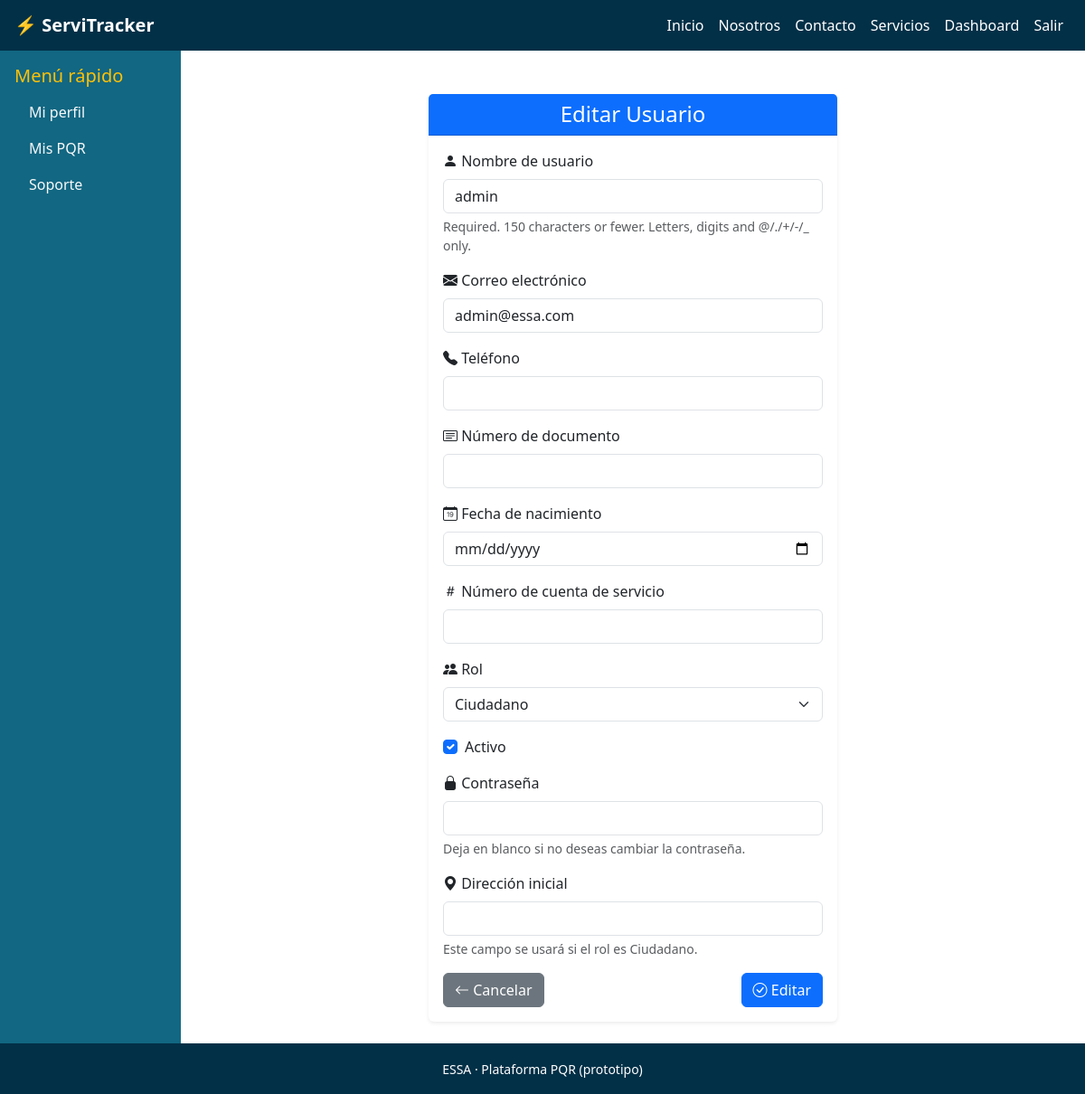
Page /gestion/usuarios/1/editar/ (signed in) on the earlier database version.
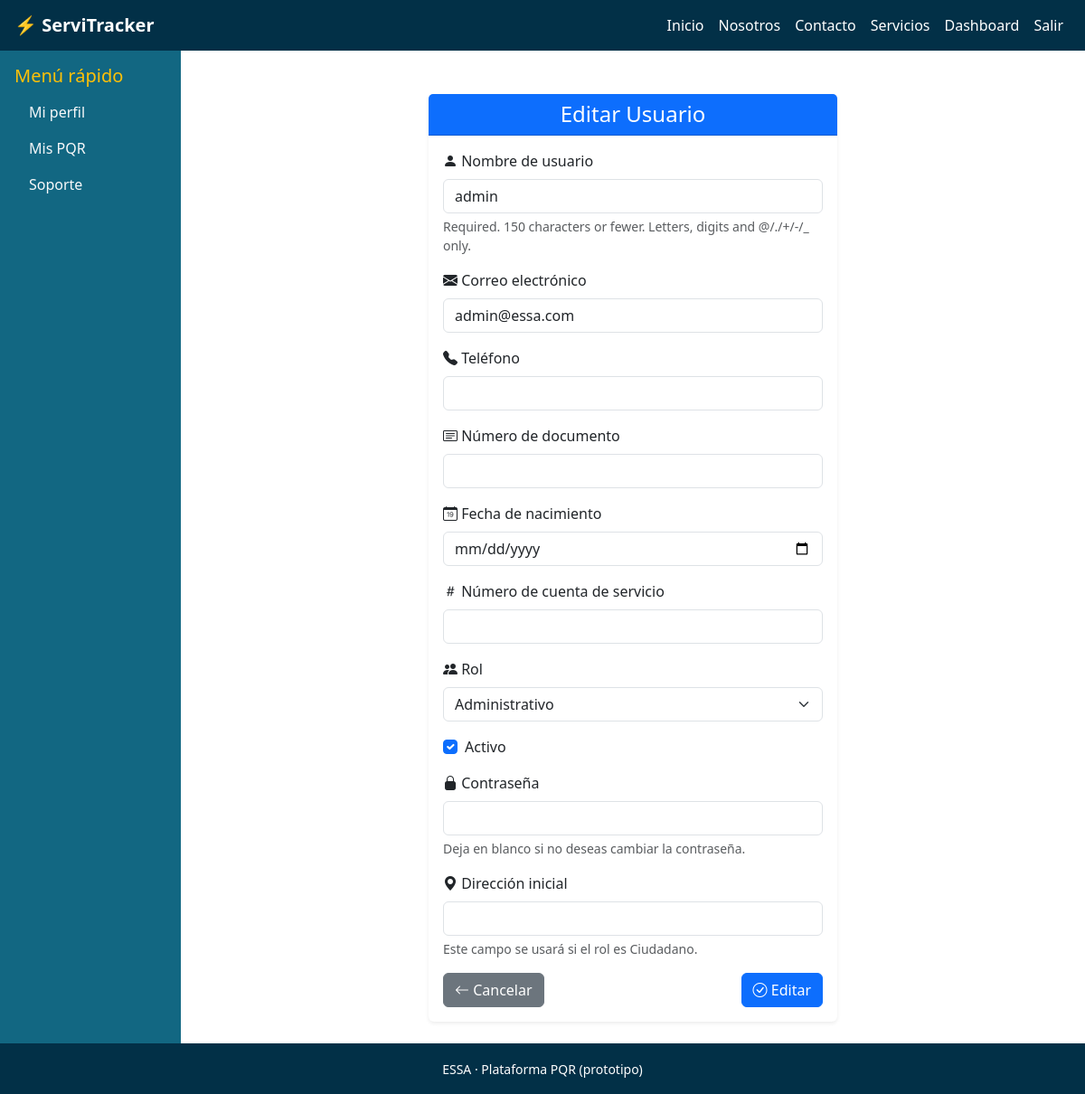
Same page on the later database version.
### core/models.py (models this page shows, shortened)
class Usuario(AbstractUser):
    class Rol(models.TextChoices):
        CIUDADANO = 'ciudadano', 'Ciudadano'
        TECNICO = 'tecnico', 'Técnico'
        ADMINISTRATIVO = 'administrativo', 'Administrativo'
    telefono = models.CharField(max_length=20, blank=True, null=True)
    rol = models.CharField(max_length=20, choices=Rol.choices, default=Rol.CIUDADANO)
    numero_documento = models.CharField(max_length=50, blank=True, null=True)
    fecha_nacimiento = models.DateField(blank=True, null=True)
    numero_cuenta = models.CharField(
        max_length=100,
        blank=True,
        null=True,
        help_text="Número de cuenta de servicio asignado por la empresa"
    )

### core/views.py (the view)
# urls.py: path('gestion/usuarios/<int:usuario_id>/editar/', admin_editar_usuario, name='admin_editar_usuario'),
@login_required
def admin_editar_usuario(request, usuario_id):
    if request.user.rol != 'administrativo' and not request.user.is_superuser:
        return redirect('dashboard')
    usuario = get_object_or_404(Usuario, id=usuario_id)
    if request.method == 'POST':
        form = UsuarioForm(request.POST, instance=usuario)
        if form.is_valid():
            usuario = form.save()
            if usuario.rol == Usuario.Rol.CIUDADANO:
                ciudadano, _ = Ciudadano.objects.get_or_create(usuario=usuario)
                direccion_inicial = form.cleaned_data.get('direccion_inicial')
                if direccion_inicial and not ciudadano.direcciones.exists():
                    Ubicacion.objects.create(
                        ciudadano=ciudadano,
                        direccion=direccion_inicial
                    )
            return redirect('admin_gestion_usuarios')
    else:
        form = UsuarioForm(instance=usuario)
    return render(request, 'dashboard/admin_usuario_form.html', {'form': form, 'accion': 'Editar'})

### templates/dashboard/admin_usuario_form.html (shortened to what this page needs)
{% extends 'base.html' %}
{% block content %}
<div class="container mt-4">
  <div class="row justify-content-center">
    <div class="col-md-8 col-lg-6">
      <div class="card shadow-sm border-0">
        <div class="card-header bg-primary text-white text-center">
          <h4 class="mb-0">{{ accion }} Usuario</h4>
        </div>
        <div class="card-body">
          <form method="post" novalidate>
            <div class="mb-3">
              <label for="{{ form.username.id_for_label }}" class="form-label">
                <i class="bi bi-person-fill"></i> Nombre de usuario
              </label>
              {{ form.username }}
              {% if form.username.help_text %}
                <div class="form-text">{{ form.username.help_text }}</div>
              {% endif %}
            </div>
            <div class="mb-3">
              <label for="{{ form.email.id_for_label }}" class="form-label">
                <i class="bi bi-envelope-fill"></i> Correo electrónico
              </label>
              {{ form.email }}
            </div>
            <div class="mb-3">
              <label for="{{ form.telefono.id_for_label }}" class="form-label">
                <i class="bi bi-telephone-fill"></i> Teléfono
              </label>
              {{ form.telefono }}
            </div>
            <div class="mb-3">
              <label for="{{ form.numero_documento.id_for_label }}" class="form-label">
                <i class="bi bi-card-text"></i> Número de documento
              </label>
              {{ form.numero_documento }}
            </div>
            <div class="mb-3">
              <label for="{{ form.fecha_nacimiento.id_for_label }}" class="form-label">
                <i class="bi bi-calendar-date"></i> Fecha de nacimiento
              </label>
              {{ form.fecha_nacimiento }}
            </div>
            <div class="mb-3">
              <label for="{{ form.numero_cuenta.id_for_label }}" class="form-label">
                <i class="bi bi-hash"></i> Número de cuenta de servicio
              </label>
              {{ form.numero_cuenta }}
            </div>
            <div class="mb-3">
              <label for="{{ form.rol.id_for_label }}" class="form-label">
                <i class="bi bi-people-fill"></i> Rol
              </label>
              {{ form.rol }}
            </div>
            <div class="form-check mb-3">
              {{ form.is_active }}
              <label for="{{ form.is_active.id_for_label }}" class="form-check-label">Activo</label>
            </div>
            <div class="mb-3">
              <label for="{{ form.password.id_for_label }}" class="form-label">
                <i class="bi bi-lock-fill"></i> Contraseña
              </label>
              {{ form.password }}
              {% if form.password.help_text %}
                <div class="form-text">{{ form.password.help_text }}</div>
              {% endif %}
            </div>
            <div class="mb-3">
              <label for="{{ form.direccion_inicial.id_for_label }}" class="form-label">
                <i class="bi bi-geo-alt-fill"></i> Dirección inicial
              </label>
              {{ form.direccion_inicial }}
              <div class="form-text">Este campo se usará si el rol es Ciudadano.</div>
            </div>
            <div class="d-flex justify-content-between">
              <a href="{% url 'admin_gestion_usuarios' %}" class="btn btn-secondary">
                <i class="bi bi-arrow-left"></i> Cancelar
              </a>
              <button type="submit" class="btn btn-primary">
                <i class="bi bi-check-circle"></i> {{ accion }}
              </button>
            </div>
          </form>
        </div>
      </div>
    </div>
  </div>
</div>
{% endblock %}

Differences in the rows shown:
changed Usuario "admin": rol "Ciudadano" → "Administrativo"
